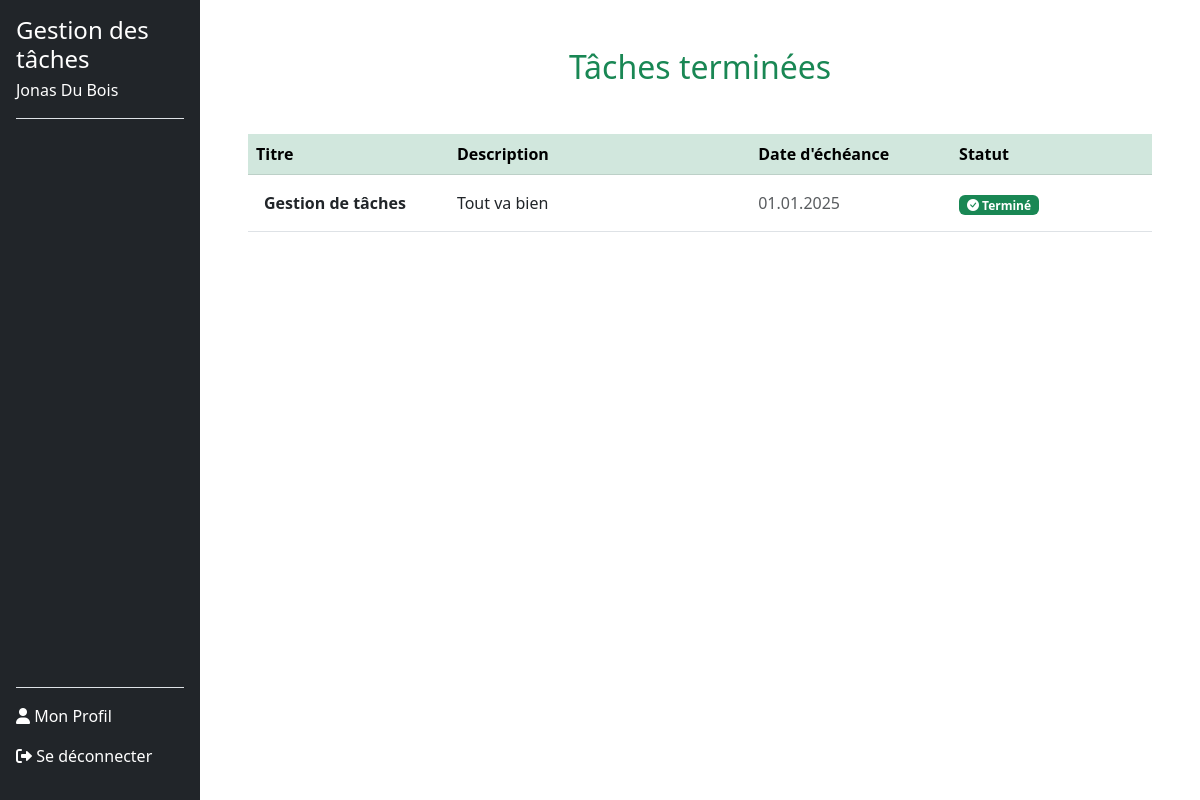
The page /taches_terminees.php (signed in) on the database its author committed.
### tables this page shows
CREATE TABLE users (
        id INTEGER PRIMARY KEY AUTOINCREMENT,
        nom VARCHAR(120) NOT NULL,
        prenom VARCHAR(120) NOT NULL,
        email VARCHAR(120) NOT NULL UNIQUE,
        noTel VARCHAR(20) NOT NULL UNIQUE,
        motDePasse VARCHAR(255) NOT NULL,
        token VARCHAR(255) DEFAULT NULL,
        is_confirmed BOOLEAN DEFAULT 0
    );

CREATE TABLE tasks (
        id INTEGER PRIMARY KEY AUTOINCREMENT,
        userId INTEGER NOT NULL,
        titre TEXT NOT NULL,
        description TEXT DEFAULT NULL,
        dateEcheance DATE DEFAULT NULL,
        statut TEXT CHECK(statut IN ('a_faire', 'en_cours', 'termine')) DEFAULT 'a_faire',
        createdAt TIMESTAMP DEFAULT CURRENT_TIMESTAMP, 
        FOREIGN KEY (userId) REFERENCES users(id) ON DELETE CASCADE
    );

### src/dbManager/DbManagerCRUD.php (called while the page is built, shortened)
<?php
class DbManagerCRUD implements I_ApiCRUD
{
    private $db;
    public function __construct()
    {
        $config = parse_ini_file(__DIR__ . '/../config/db.ini');
        $dsn = $config['dsn'];
        $username = $config['username'];
        $password = $config['password'];
        $this->db = new \PDO($dsn, $username, $password);
    }
    public function rendPersonnes(string $email): array
    {
        $sql = "SELECT * FROM users WHERE email = :email;";
        $stmt = $this->db->prepare($sql);
        $stmt->bindParam(':email', $email, \PDO::PARAM_STR);
        try {
            $stmt->execute();
            $donnees = $stmt->fetchAll(\PDO::FETCH_ASSOC);
            $tabUsers = [];
            foreach ($donnees as $donneesUser) {
                $user = new Users(
                    $donneesUser["prenom"],
                    $donneesUser["nom"],
                    $donneesUser["email"],
                    $donneesUser["noTel"],
                    $donneesUser["motDePasse"],
                    $donneesUser["id"]
                );
                $tabUsers[] = $user;
            }
            return $tabUsers;
        } catch (\PDOException $e) {
            error_log("Erreur lors de la récupération des utilisateurs : " . $e->getMessage());
            return [];
        }
    }
    public function getTasksByUserIdAndStatus($userId, $status)
    {
        try {
            $stmt = $this->db->prepare('
            SELECT t.id, t.titre, t.description, t.dateEcheance, t.statut
            FROM tasks t
            JOIN task_users tu ON t.id = tu.taskId
            WHERE tu.userId = :userId AND t.statut = :status
        ');
            $stmt->execute(['userId' => $userId, 'status' => $status]);
            $tasks = [];
            while ($taskData = $stmt->fetch(\PDO::FETCH_ASSOC)) {
                $task = new Task(
                    $taskData['titre'],
                    $taskData['description'],
                    [],
                    $taskData['dateEcheance'],
                    $taskData['statut']
                );
                $tasks[] = $task;
            }
            return $tasks;
        } catch (\PDOException $e) {
            throw new \Exception("Erreur lors de la récupération des tâches : " . $e->getMessage());
        }
    }
}

### Includes/functions.php (called while the page is built, shortened)
<?php
function getUserByEmail($email, $dbManager) {
    $userInfoArray = $dbManager->rendPersonnes($email);
    return !empty($userInfoArray) ? $userInfoArray[0] : null;
}
function getStatusBadgeClass(string $statut): string
{
    $badgeClasses = [
        'À faire' => 'bg-danger',
        'En cours' => 'bg-warning',
        'Terminé' => 'bg-success',
    ];
    return $badgeClasses[$statut] ?? 'bg-secondary';
}
?>

### src/dbManager/Users.php (called while the page is built, shortened)
<?php
class Users {
    private $id;
    private $nom;
    private $prenom;
    public function __construct(string $prenom, string $nom, string $email, string $noTel, string $motDePasse ,int $id = 0) {
        $this->prenom = $prenom;
        $this->nom = $nom;
        $this->id = $id;
    }
    public function rendId(): int {
        return (int)$this->id;
    }
    public function rendPrenom(): string {
        return $this->prenom;
    }
    public function rendNom(): string {
        return $this->nom;
    }
}

### src/dbManager/Task.php (called while the page is built, shortened)
<?php
class Task
{
    private $id;
    private $titre;
    private $description;
    private $dateEcheance;
    private $statut;
    public function __construct(
        string $titre,
        string $description = null,
        array $userIds = null,
        string $dateEcheance = null,
        string $statut = 'a_faire',
        int $id = 0,
    ) {
        $this->titre = $titre;
        $this->description = $description;
        $this->dateEcheance = $dateEcheance;
        $this->statut = $statut;
        $this->id = $id;
    }
    private function isValidDate(string $date): bool
    {
        $d = DateTime::createFromFormat('Y-m-d', $date);
        return $d && $d->format('Y-m-d') === $date;
    }
    public function rendId(): int
    {
        return $this->id;
    }
    public function rendTitre(): string
    {
        return $this->titre;
    }
    public function rendDescription(): ?string
    {
        return $this->description;
    }
    public function getFormattedDateEcheance(): ?string
    {
        if ($this->dateEcheance) {
            $d = DateTime::createFromFormat('Y-m-d', $this->dateEcheance);
            return $d ? $d->format('d.m.Y') : null;
        }
        return null;
    }
    public function getFormattedStatut(): string
    {
        $statutTraduction = [
            'a_faire' => 'À faire',
            'en_cours' => 'En cours',
            'termine' => 'Terminé',
        ];
        return $statutTraduction[$this->statut] ?? 'Inconnu';
    }
}

### taches_terminees.php (the view, shortened to what this page needs)
<?php
require_once 'includes/functions.php';
$dbManager = new DbManagerCRUD();
$email = $_SESSION['email_user'];
$userInfo = getUserByEmail($email, $dbManager);
$userId = $userInfo->rendId();
$tacheTermine = $dbManager->getTasksByUserIdAndStatus($userId, 'termine');
?>
<!DOCTYPE html>
<html lang="fr">
<head>
    <link href="https://cdn.jsdelivr.net/npm/bootstrap@5.3.0-alpha3/dist/css/bootstrap.min.css" rel="stylesheet">
    <link href="style/styleSheet.css" rel="stylesheet">
    <link href="https://cdn.jsdelivr.net/npm/bootstrap-icons/font/bootstrap-icons.css" rel="stylesheet">
</head>
<body>
    <div class="d-flex">
        <?php include 'includes/sidebar.php'; ?>
        <div class="main-content ms-auto col-md-9 col-lg-10 p-5">
            <h2 class="text-center mb-4 text-success">Tâches terminées</h2>
            <?php if (empty($tacheTermine)): ?>
                <div class="alert alert-info mt-4" role="alert">
                    <p>Aucune tâche terminée pour le moment.</p>
                </div>
            <?php else: ?>
                <div class="table-responsive pt-4">
                    <table class="table table-hover align-middle">
                        <thead class="table-success">
                            <tr>
                                <th scope="col" style="width: 20%;">Titre</th>
                                <th scope="col" style="width: 30%;">Description</th>
                                <th scope="col" style="width: 20%;">Date d'échéance</th>
                                <th scope="col" style="width: 20%;">Statut</th>
                            </tr>
                        </thead>
                        <tbody>
                            <?php foreach ($tacheTermine as $task): ?>
                                <tr class="clickable-row" data-href="task_details.php?task_id=<?php echo $task->rendId(); ?>">
                                    <td scope="row" class="fw-bold text-dark p-3"><?php echo htmlspecialchars($task->rendTitre()); ?></td>
                                    <td class="text-truncate" style="max-width: 300px;">
                                        <?php echo htmlspecialchars($task->rendDescription()); ?>
                                    </td>
                                    <td class="text-muted"><?php echo htmlspecialchars($task->getFormattedDateEcheance()); ?></td>
                                    <td>
                                        <span class="badge <?php echo getStatusBadgeClass($task->getFormattedStatut()); ?> me-1">
                                            <i class="bi bi-check-circle-fill"></i> <?php echo htmlspecialchars($task->getFormattedStatut()); ?>
                                        </span>
                                    </td>
                                </tr>
                            <?php endforeach; ?>
                        </tbody>
                    </table>
                </div>
            <?php endif; ?>
        </div>
    </div>
</body>
</html>

### Includes/sidebar.php (shortened to what this page needs)
<?php
$email = $_SESSION['email_user'];
$dbManager = new DbManagerCRUD();
$users = $dbManager->rendPersonnes($email);
if (!empty($users)) {
    $user = $users[0];
    $userName = $user->rendPrenom() . ' ' . $user->rendNom();
} else {
    $userName = 'Utilisateur inconnu';
}
?>
<link href="https://cdnjs.cloudflare.com/ajax/libs/font-awesome/6.0.0-beta3/css/all.min.css" rel="stylesheet">
<div class="col-md-3 col-lg-2 bg-dark text-white sidebar position-fixed vh-100 d-flex flex-column p-3">
    <div class="border-bottom">
        <h4 class="mb-0">Gestion des tâches</h4>
        <p class="mt-1"><?= htmlspecialchars($userName) ?></p>
    </div>
    <ul class="nav nav-pills flex-column mb-auto pt-3">
    </ul>
    <div class="mt-auto border-top pt-3">
        <a href="profile.php" class="nav-link text-white pb-3<?= basename($_SERVER['PHP_SELF']) == 'profile.php' ? ' active' : '' ?>">
            <i class="fas fa-user"></i> Mon Profil
        </a>
        <a href="logout.php" class="nav-link text-white pb-3">
            <i class="fas fa-sign-out-alt"></i> Se déconnecter
        </a>
    </div>
</div>

### rows shown on the page
users: userName "Jonas Du Bois"
tasks: titre "Gestion de tâches", description "Tout va bien", dateEcheance "01.01.2025", statut "Terminé"
